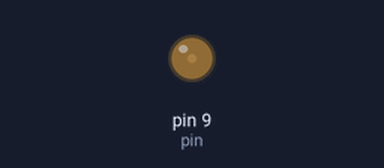
Bench run of a sketch on a simulated Arduino Uno, built with avr-gcc and run on an emulated ATmega328P. Parts: output pins drawn as LEDs (lit = HIGH).

Above: at 0.05 s.
At 1.5 s:
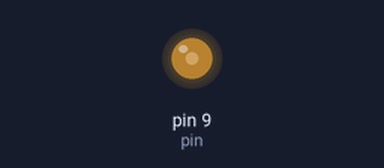
At 3.0 s:
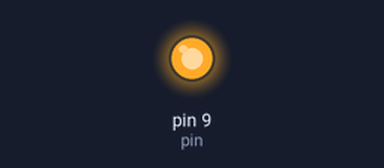
Timing chart, 0 to 6.9 s (numbered marks = the images above):
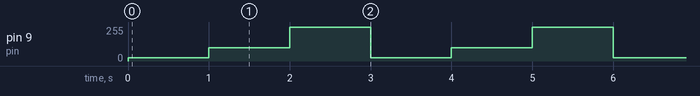

The sketch:

04_Analog_write_applications.ino
```cpp
int pin = 9;
int bright = 25;
int bright1 = 100;
int bright2 = 255;
int del1=1000 ;
void setup() {
 pinMode(pin,OUTPUT);

}

void loop() {
analogWrite(pin,bright);
delay(del1);
analogWrite(pin,bright1);
delay(del1);
analogWrite(pin,bright2);
delay(del1);
}
```

Measured:
- by itself, pin 9 (pin): repeats every 3.0 s: 100/255 1.0 s, 255/255 1.0 s, 25/255 1.0 s
